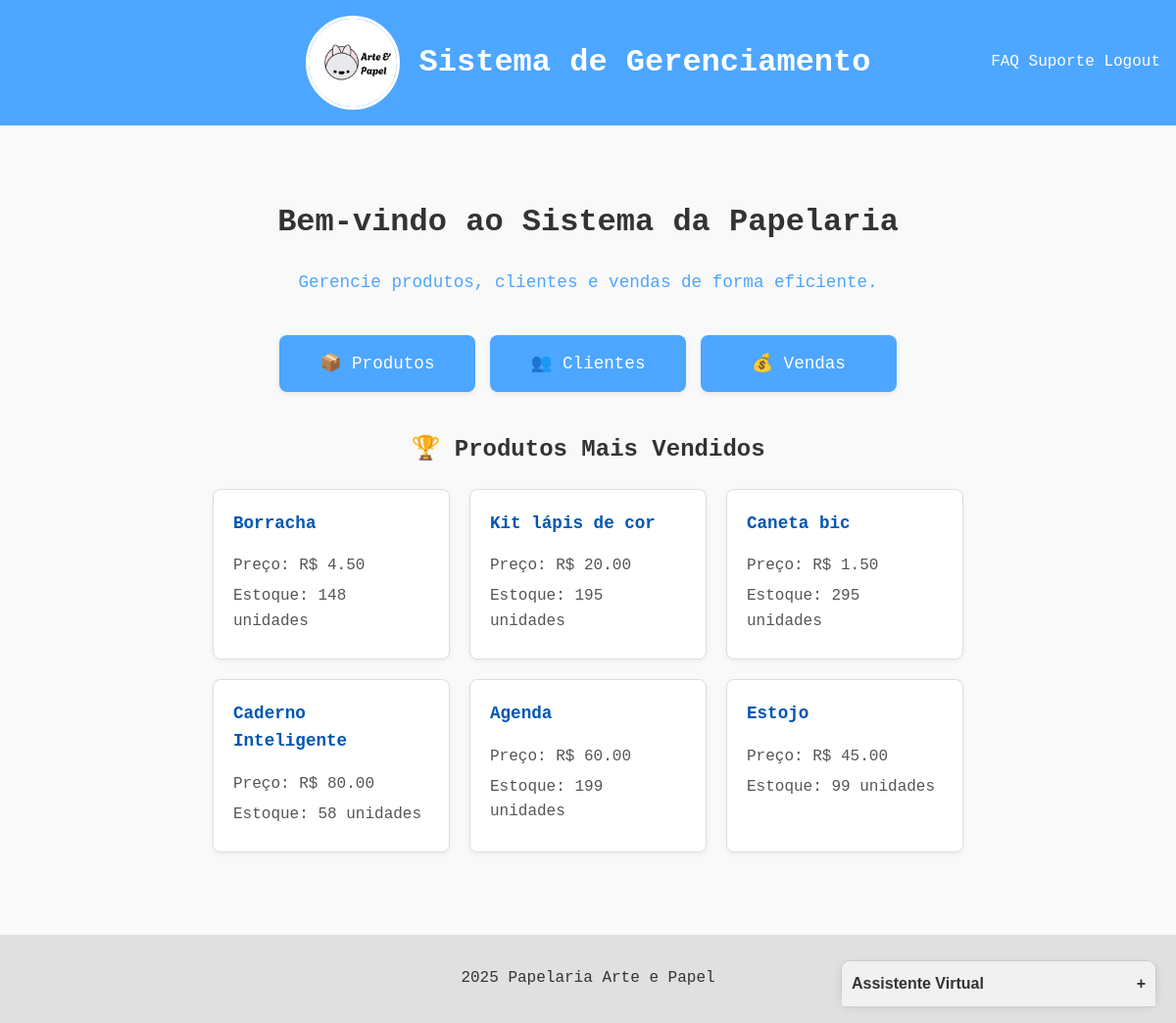
Before: / (signed in) with the older database file.
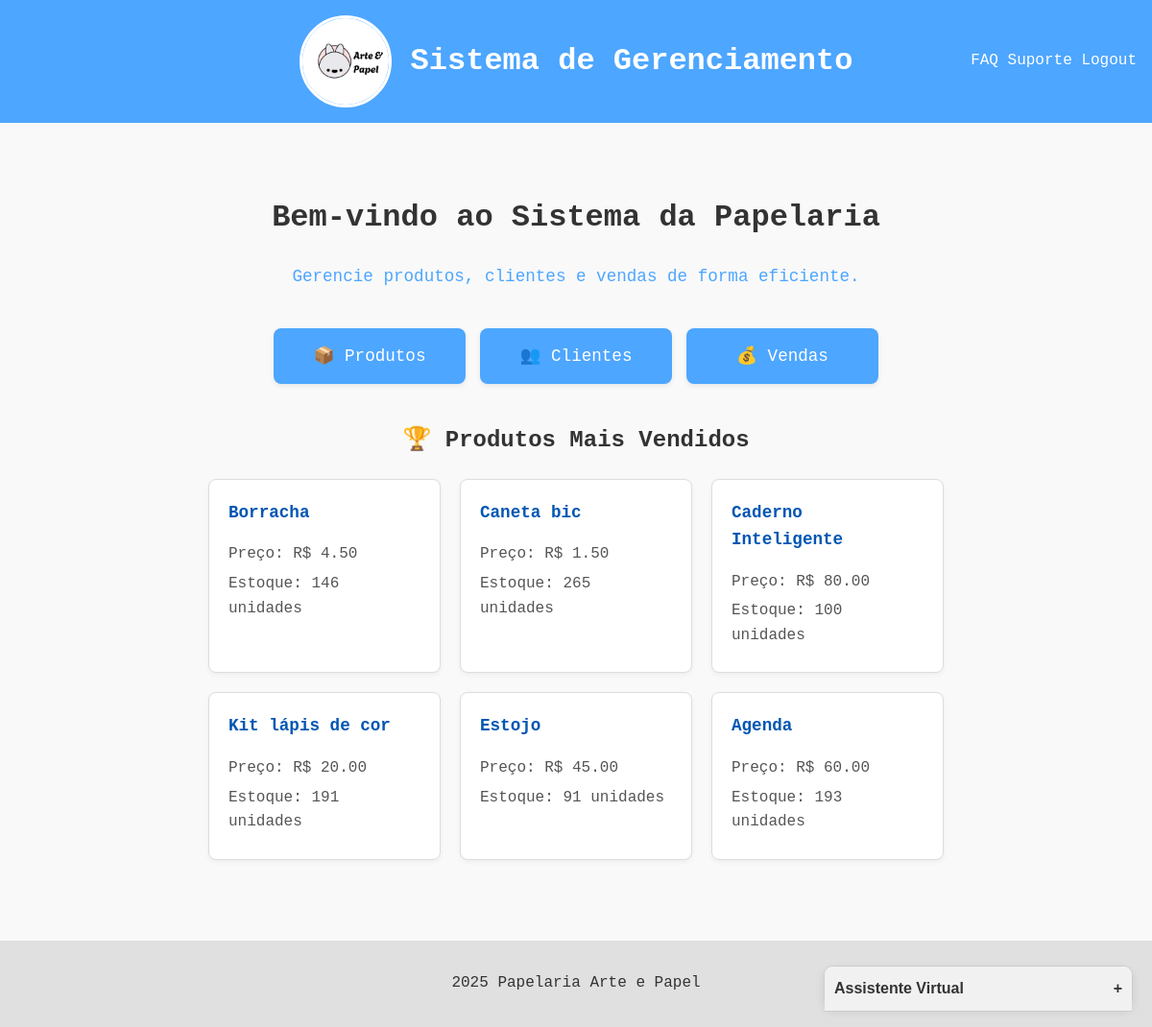
After: the same page with the newer database file.
### app.py (models this page shows)
class Produto(db.Model):
    id = db.Column(db.Integer, primary_key=True)
    nome = db.Column(db.String(100), nullable=False)
    descricao = db.Column(db.String(200))
    preco = db.Column(db.Float, nullable=False)
    quantidade = db.Column(db.Integer, default=0)
    data_cadastro = db.Column(db.DateTime, default=datetime.utcnow)

### app.py (the view)
@app.route('/')
@login_required
def home():
    from recommendation_engine import get_best_sellers
    produtos_mais_vendidos = get_best_sellers(n=6)
    return render_template('index.html',
                         titulo="Papelaria Arte & Papel",
                         mensagem="Bem-vindo ao sistema de gerenciamento!",
                         produtos_mais_vendidos=produtos_mais_vendidos)

### app.py (called while the page is built)
@login_manager.user_loader
def load_user(user_id):
    return Usuario.query.get(int(user_id))

### recommendation_engine.py (called while the page is built)
def get_best_sellers(n=5):
    best_sellers = db.session.query(
        Produto,
        db.func.sum(Venda.quantidade).label('total_vendido')
    ).join(Venda).group_by(Produto.id).order_by(db.desc('total_vendido')).limit(n).all()
    return [produto for produto, total in best_sellers]

### templates/index.html
{% extends "base.html" %} {% block title %}Página Inicial{% endblock %} {% block
content %}
<div class="container">
  <h1>Bem-vindo ao Sistema da Papelaria</h1>
  <p class="subtitulo">
    Gerencie produtos, clientes e vendas de forma eficiente.
  </p>
  <div class="menu-principal">
    <a href="{{ url_for('listar_produtos') }}" class="botao-menu">
      📦 Produtos
    </a>
    <a href="{{ url_for('listar_clientes') }}" class="botao-menu">
      👥 Clientes
    </a>
    <a href="{{ url_for('listar_vendas') }}" class="botao-menu"> 💰 Vendas </a>
  </div>
  <div class="best-sellers-section">
    <h2>🏆 Produtos Mais Vendidos</h2>
    {% if produtos_mais_vendidos %}
    <div class="best-sellers-container">
      {% for produto in produtos_mais_vendidos %}
      <div class="product-card">
        <h3>{{ produto.nome }}</h3>
        <p>Preço: R$ {{ "%.2f"|format(produto.preco|float) }}</p>
        <p>Estoque: {{ produto.quantidade }} unidades</p>
      </div>
      {% endfor %}
    </div>
    {% else %}
    <p>
      Ainda não há dados de vendas suficientes para exibir os produtos mais
      vendidos.
    </p>
    {% endif %}
  </div>
</div>
{% endblock %}

### templates/base.html (shortened to what this page needs)
<!DOCTYPE html>
<html lang="pt-BR">
  <head>
    <link
      rel="stylesheet"
      href="{{ url_for('static', filename='css/style.css') }}"
    />
  </head>
  <body>
    <header>
      <img
        src="{{ url_for('static', filename='images/logo.jpg') }}"
        class="logo"
        alt="Logo"
      />
      <h1>Sistema de Gerenciamento</h1>
      <div class="absolute-div">
        <a href="{{ url_for('faq') }}">FAQ</a>
        <a href="{{ url_for('suporte') }}">Suporte</a>
        {% if current_user.is_authenticated %}
        <a href="{{ url_for('logout') }}">Logout</a>
        {% endif %}
      </div>
    </header>
    <main>{% block content %}{% endblock %}</main>
    <footer>
      <p>2025 Papelaria Arte e Papel</p>
    </footer>
    {% include 'support/_chatbox.html' %}
  </body>
</html>

### templates/support/_chatbox.html (shortened to what this page needs)
<div id="chatbox" class="collapsed">
  <div id="chatbox-header">
    <span>Assistente Virtual</span>
    <span id="chat-toggle-icon">+</span>
  </div>
</div>

### static/css/style.css (style rules this page uses)
body { font-family: Andale Mono, monospace; line-height: 1.6; margin: 0; padding: 0; display: flex; flex-direction: column; min-height: 100vh; background-color: #f9f9f9; color: #333; }
header { position: relative; display: flex; background: #4da6ff; color: white; padding: 1rem; justify-content: center; align-items: center; gap: 20px; }
.absolute-div { position: absolute; top: 50%; right: 1rem; transform: translateY(-50%); }
.absolute-div a { color: white; text-decoration: none; }
main { flex: 1; padding: 2rem; padding-bottom: 4rem; }
footer { background: #e0e0e0; color: #333; text-align: center; padding: 1rem; margin-top: auto; }
.menu-principal { display: flex; justify-content: center; gap: 15px; margin: 30px 0; flex-wrap: wrap; }
.botao-menu { background-color: #4da6ff; color: white; padding: 15px 25px; border-radius: 8px; text-decoration: none; transition: all 0.3s; font-size: 1.1em; min-width: 150px; text-align: center; box-shadow: 0 2px 5px rgba(0, 0, 0, 0.08); }
.container { max-width: 800px; margin: 0 auto; text-align: center; padding: 20px; }
.subtitulo { color: #4da6ff; margin-bottom: 40px; font-size: 1.1em; }
.logo { width: 90px; height: auto; border-radius: 50%; object-fit: cover; border: 3px solid #fff; }
#chatbox { position: fixed; bottom: 20px; right: 20px; width: 320px; height: 420px; border: 1px solid #ccc; border-radius: 10px; background: #fff; display: flex; flex-direction: column; box-shadow: 0 4px 10px rgba(0, 0, 0, 0.1); font-family: Arial, sans-serif; z-index: 1000; transition: all 0.3s ease-in-out; }
#chatbox.collapsed { height: 42px; }
#chatbox-header { background: #f1f1f1; padding: 10px; font-weight: bold; border-bottom: 1px solid #ccc; border-radius: 10px 10px 0 0; text-align: center; cursor: pointer; display: flex; justify-content: space-between; align-items: center; }
.best-sellers-section { margin-top: 40px; text-align: center; }
.best-sellers-section h2 { margin-bottom: 20px; color: #333; }
.best-sellers-container { display: flex; justify-content: center; gap: 20px; flex-wrap: wrap; }
.product-card { background: #fff; border: 1px solid #ddd; border-radius: 8px; padding: 20px; width: 200px; box-shadow: 0 2px 5px rgba(0, 0, 0, 0.05); text-align: left; }
.product-card h3 { margin-top: 0; font-size: 1.1em; color: #0056b3; }
.product-card p { margin: 5px 0; color: #555; }

Changed rows visible on the page:
changed Produto "Borracha": quantidade "148" → "146"
changed Produto "Caneta bic": quantidade "295" → "265"
changed Produto "Caderno Inteligente": quantidade "58" → "100"
changed Produto "Kit lápis de cor": quantidade "195" → "191"; moves down the list
changed Produto "Estojo": quantidade "99" → "91"; moves up the list
changed Produto "Agenda": quantidade "199" → "193"
